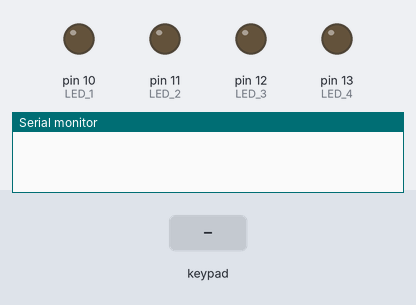
A sketch run on a simulated Arduino Uno, built with avr-gcc and run on an emulated ATmega328P. On the bench: output pins drawn as LEDs (lit = HIGH), the last lines printed to the serial monitor. The test bench sets the inputs (shaded band).

Above: at 1.2 s.
1.3 s: keypad keys 2 3 4 5 pressed 0.4 s apart
At 3.2 s:
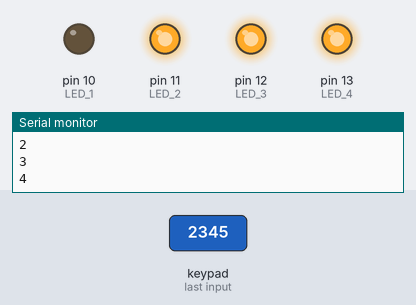
4.4 s: key 'B' pressed
At 5.0 s:
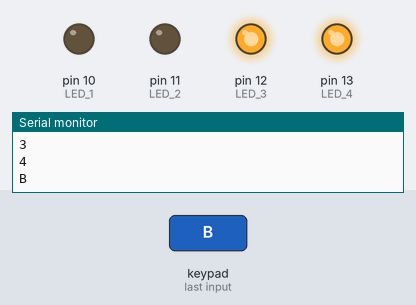
5.9 s: key 'C' pressed
At 7.1 s:
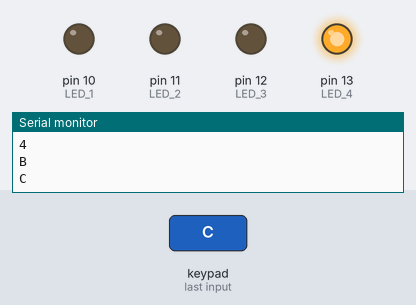
7.4 s: keypad keys 2 3 4 5 A pressed 0.4 s apart
At 7.6 s:
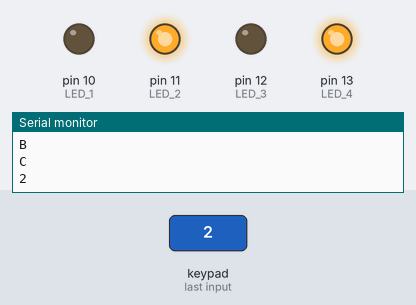
10.9 s: keypad keys 1 3 9 7 D pressed 0.4 s apart
At 13.7 s:
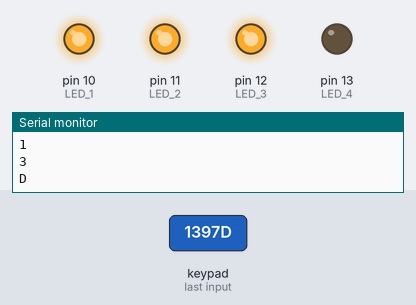
14.4 s: key 'B' pressed
At 15.2 s:
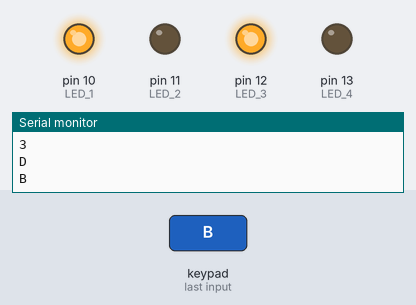
Timing chart, 0 to 16.9 s (numbered marks = the images above; inputs shaded):
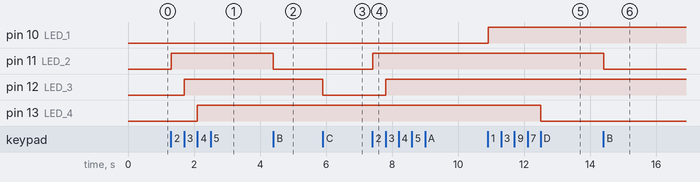

Measured:
- after the input at 1.3 s, pin 11 (LED_2): LOW → HIGH at once; pin 12 (LED_3): LOW → HIGH after 0.41 s; pin 13 (LED_4): LOW → HIGH after 0.80 s
- after the input at 4.4 s, pin 11 (LED_2): HIGH → LOW at once
- after the input at 5.9 s, pin 12 (LED_3): HIGH → LOW at once
- after the input at 7.4 s, pin 11 (LED_2): LOW → HIGH at once; pin 12 (LED_3): LOW → HIGH after 0.40 s
- after the input at 10.9 s, pin 10 (LED_1): LOW → HIGH at once; pin 13 (LED_4): HIGH → LOW after 1.6 s
- after the input at 14.4 s, pin 11 (LED_2): HIGH → LOW at once

The sketch:

sketch_apr25e.ino
```cpp
#include <Keypad.h>
int LED_1 = 10;
int LED_2 = 11;
int LED_3 = 12;
int LED_4 = 13;
const byte ROWS =4;
const byte COLS =4;
char Layout[ROWS][COLS] = {
  {'1','2','3','A'},
  {'4','5','6','B'},
  {'7','8','9','C'},
  {'*','0','#','D'}
};
byte rowPins[ROWS] = {2,3,4,5};
byte colPins[COLS] = {6,7,8,9};
Keypad customKeypad = Keypad(makeKeymap(Layout), rowPins, colPins, ROWS, COLS);

void setup() {
  // put your setup code here, to run once:
  Serial.begin(9600);
  pinMode(10, OUTPUT);
  pinMode(11, OUTPUT);
  pinMode(12, OUTPUT);
  pinMode(13, OUTPUT);
}

void loop() {
  // put your main code here, to run repeatedly:
  char Key = customKeypad.getKey();
  if (Key == '1') {
    Serial.println(Key);
    digitalWrite(LED_1, HIGH);
  }
  else if (Key == '2'){
    Serial.println(Key);
    digitalWrite(LED_2, HIGH);
  }
  else if (Key== '3'){
    Serial.println(Key);
    digitalWrite(LED_3, HIGH);
  }
  else if (Key=='4') {
    Serial.println(Key);
    digitalWrite(LED_4, HIGH);
  }
  else if (Key == 'A'){
    Serial.println(Key);
    digitalWrite(LED_1, LOW);
  }
  else if (Key == 'B'){
    Serial.println(Key);
    digitalWrite(LED_2, LOW);
  }
  else if (Key=='C') {
    Serial.println(Key);
    digitalWrite(LED_3, LOW);
  }
  else if (Key == 'D'){
    Serial.println(Key);
    digitalWrite(LED_4, LOW);
  }

}
```
